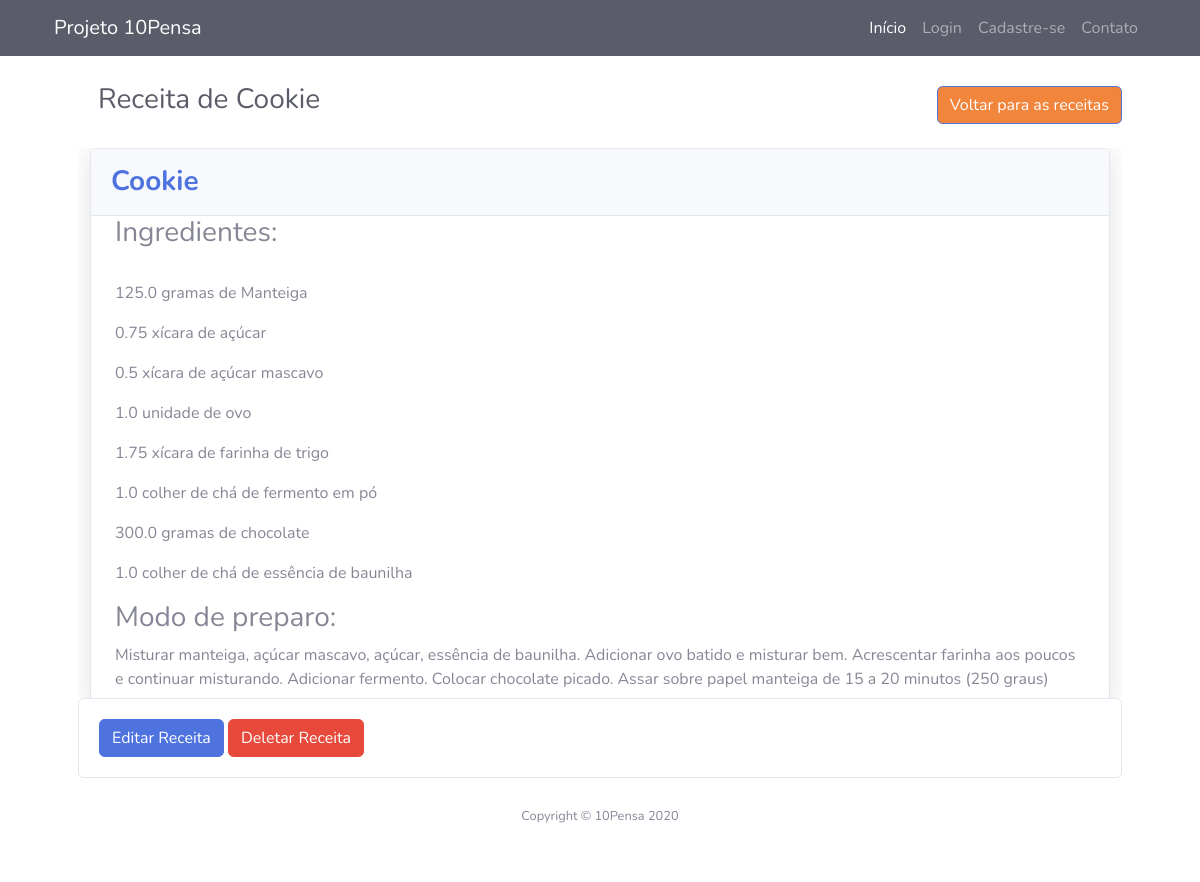
/accounts/perfil/receita/17/, run on the app's committed database.
### accounts/models.py (models this page shows, shortened)
class Receita(models.Model):
    id = models.AutoField(primary_key=True)
    nome = models.CharField(max_length=30)
    descricao = models.TextField(verbose_name="Modo de Preparo")
    is_active = models.BooleanField(default=True)
    usuario = models.ForeignKey(
        User, null=True, blank=True, on_delete=models.CASCADE)
    objects = models.Manager()
    def get_absolute_url_update(self):
        return reverse('receita_edit', args=[self.pk])

class Ingrediente(models.Model):
    id = models.AutoField(primary_key=True)
    nome = models.CharField(max_length=30)
    quantidade = models.FloatField()
    is_active = models.BooleanField(default=True)
    receita = models.ForeignKey(
        Receita, null=True, blank=True, on_delete=models.CASCADE)
    tipo = models.CharField(max_length=30)

### accounts/views.py (the view)
# urls.py: path('perfil/receita/<int:pk>/', views.ReceitaDetailView.as_view(), name='receita_detail'),
class ReceitaDetailView(DetailView):
    model = Receita
    template_name = 'accounts/receita_detail.html'

### accounts/templates/accounts/receita_detail.html (shortened to what this page needs)
{% extends 'base.html' %}
{% load static %}
{% block content %}
<div class="container-fluid">
    <div class="d-sm-flex align-items-center justify-content-between mb-4">
        <h1 class="h3 mb-0 text-gray-800" style="margin: 20px;">Receita de {{ object.nome }}</h1>
        <p class="card-text"><a href="{% url 'receitas' %}">
            <button class="btn btn-primary" style="background-color: rgb(241, 133, 60); margin-top: 30px"> Voltar para as receitas</button></a></p>
    </div>
    <main>
        <div class="col-xl-12 col-lg-7" style=" height: 550px; overflow-y: scroll;">
            <div class="card shadow mb-4">
                <div class="card-header py-3 d-flex flex-row align-items-center justify-content-between">
                    <h3 class="m-0 font-weight-bold text-primary">{{object.nome}}</h3>
                </div>
                <div class="container">
                    <h3>Ingredientes:</h3><br>
                    {% for ingrediente in object.ingrediente_set.all %}
                    <p>{{ ingrediente.quantidade }} {{ ingrediente.tipo }} de {{ ingrediente.nome }}</p>
                    {% endfor %}
                    <h3>Modo de preparo: </h3>
                    <p>{{ object.descricao }} </p>
                </div>
            </div>
        </div>
    </main>
    <div class="card" >
        <div class="card-body">
            <a href="{{ object.get_absolute_url_update }}" class="btn btn-primary">Editar Receita </a>
            <a href="{% url 'receita_delete' object.pk %}" class="btn btn-danger"> Deletar Receita </a>
          </div>
    </div>
</div>
{% endblock content %}

### templates/base.html (shortened to what this page needs)
{% load static %}
<!DOCTYPE html>
<html lang="pt-br">
<head>
    <link href={% static 'vendor/fontawesome-free/css/all.min.css' %} rel="stylesheet" type="text/css">
    <link href={% static 'vendor/bootstrap/css/bootstrap.min.css' %} rel="stylesheet">
    <link href={% static 'css/sb-admin-2.min.css' %} rel="stylesheet">
</head>
<body>
    <nav class="navbar navbar-expand-lg navbar-dark bg-dark static-top">
        <div class="container">
        <a class="navbar-brand" href="/">Projeto 10Pensa</a>
        <div class="collapse navbar-collapse" id="navbarResponsive">
            <ul class="navbar-nav ml-auto">
            <li class="nav-item active">
                <a class="nav-link" href="/">Início
                </a>
            </li>
            {% if user.is_authenticated %}
            <li class="nav-item">
                <a class="nav-link" style="color: salmon;" href="{% url 'despensa' %}">Despensa de {{user.first_name}}</a>
            </li>
            <li class="nav-item">
                <a class="nav-link" style="color: salmon;" href="{% url 'receitas' %}">Receitas</a>
            </li>
            <li class="nav-item">
                <a class="nav-link" href="{% url 'perfil' %}">Seu perfil</a>
            </li>
            <li class="nav-item">
                <a class="nav-link" href="{% url 'logout' %}">Logout</a>
            </li>
            {% else %}
            <li class="nav-item">
                <a class="nav-link" href="{% url 'login' %}">Login</a>
            </li>
            <li class="nav-item">
                <a class="nav-link" href="{% url 'signup' %}">Cadastre-se</a>
            </li>
            {% endif %}
            <li class="nav-item">
                <a class="nav-link" href="#">Contato</a>
            </li>
            </ul>
        </div>
        </div>
    </nav>
    <div class="container">
        {% block content %} {% endblock content %}
    </div>
    <footer class="sticky-footer bg-white">
        <div class="container my-auto">
            <div class="copyright text-center my-auto">
                <span>Copyright &copy; 10Pensa 2020</span>
            </div>
        </div>
    </footer>
</body>
</html>

### data on the page
Receita: nome "Cookie", descricao "Misturar manteiga, açúcar mascavo, açúcar, essência de baunilha. Adicionar ovo batido e misturar bem. Acrescentar farinha aos poucos e continuar misturando. Adicionar fermento. Colocar chocolate picado. Assar sobre papel manteiga de 15 a 20 minutos (250 graus)"
Ingrediente: quantidade "125.0", tipo "gramas", nome "Manteiga"
Ingrediente: quantidade "0.75", tipo "xícara", nome "açúcar"
Ingrediente: quantidade "0.5", tipo "xícara", nome "açúcar mascavo"
Ingrediente: quantidade "1.0", tipo "unidade", nome "ovo"
Ingrediente: quantidade "1.75", tipo "xícara", nome "farinha de trigo"
Ingrediente: quantidade "1.0", tipo "colher de chá", nome "fermento em pó"
Ingrediente: quantidade "300.0", tipo "gramas", nome "chocolate"
Ingrediente: quantidade "1.0", tipo "colher de chá", nome "essência de baunilha"
